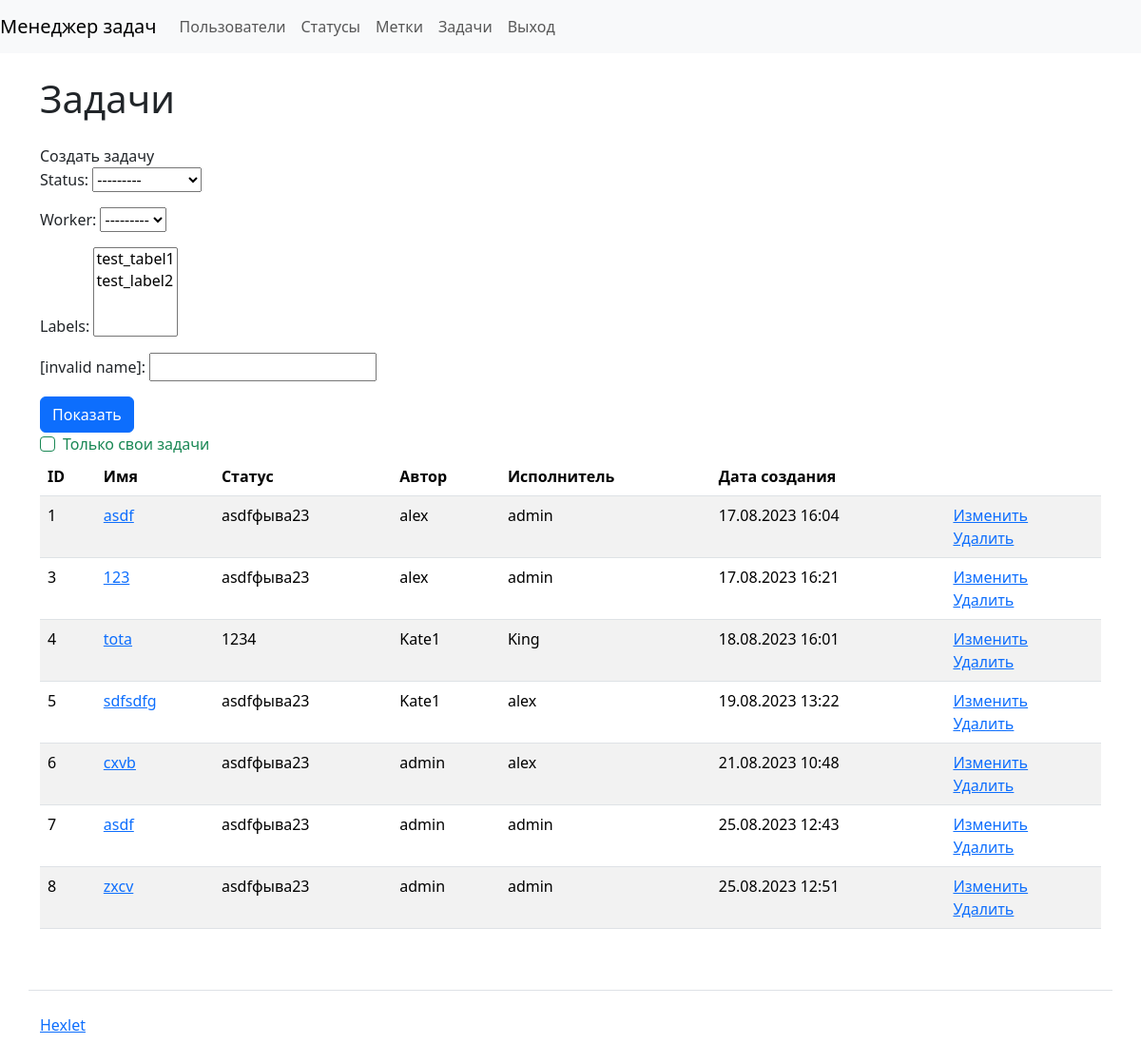
Page /tasks/ (signed in) on the earlier database version.
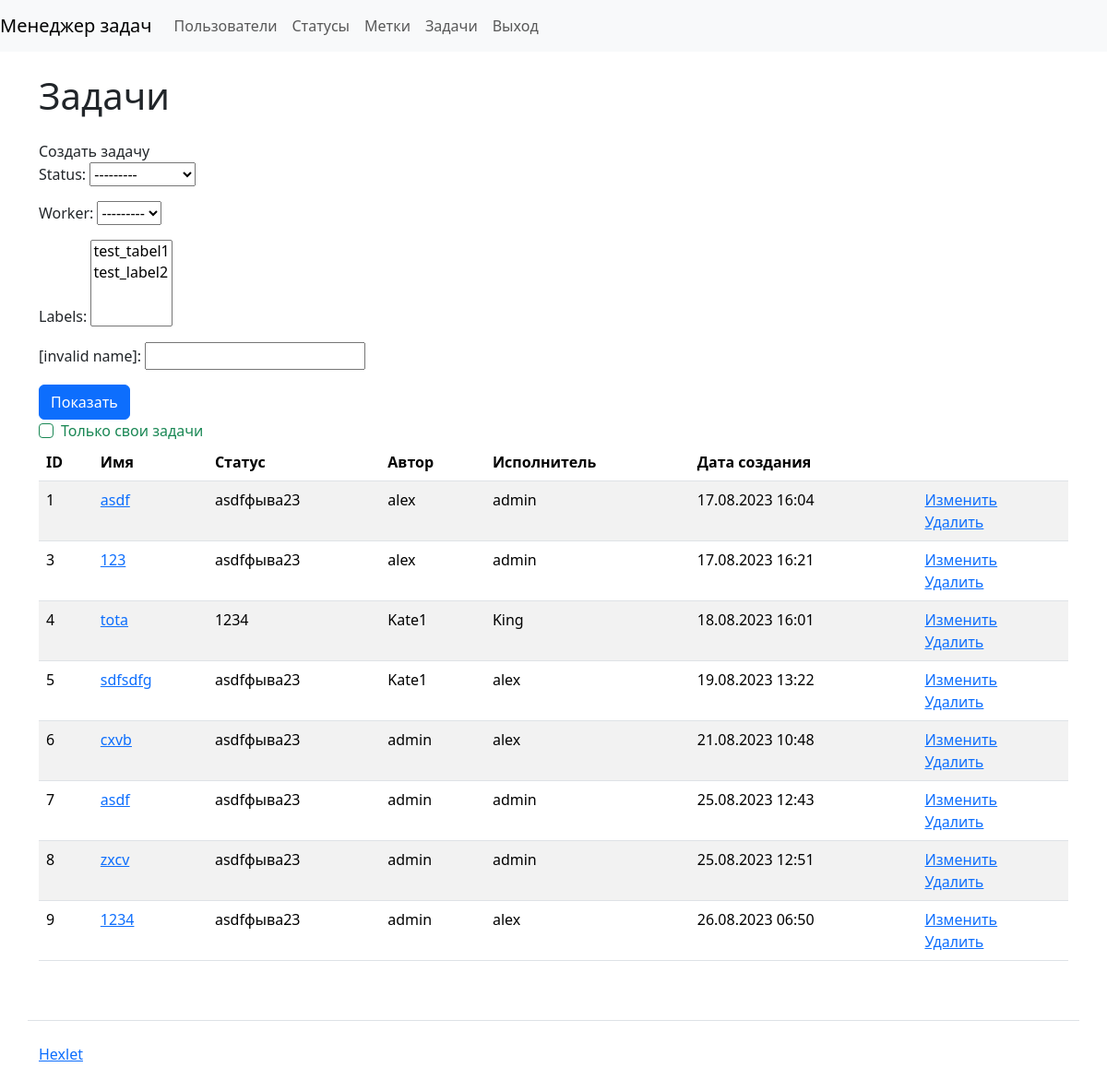
Same page on the later database version.
### task_manager/tasks/models.py (models this page shows, shortened)
class Task(models.Model):
    name = models.CharField(max_length=255)
    description = models.CharField(max_length=255)
    status = models.ForeignKey(Status, on_delete=models.RESTRICT, related_name='tasks')
    author = models.ForeignKey(User, on_delete=models.RESTRICT, related_name='tasks_authored')
    worker = models.ForeignKey(User, on_delete=models.RESTRICT, related_name='tasks_assigned', null=True)
    labels = models.ManyToManyField(Label)
    date_joined = DateTimeField(auto_now_add=True)

### task_manager/statuses/models.py (models this page shows)
class Status(models.Model):
    name = models.CharField(max_length=255)
    date_joined = DateTimeField(auto_now_add=True)
    def __str__(self):
        return self.name

### task_manager/tasks/views.py (the view)
# urls.py: path('', views.TaskShow.as_view(), name='tasks'),
class TaskShow(CustomLoginRequiredMixin, View):
    def get(self, request, *args, **kwargs):
        task_filter = TaskFilter(request.GET, queryset=Task.objects.all())
        tasks = task_filter.qs
        if request.GET.get('self_tasks'):
            tasks = task_filter.qs.filter(author=request.user)
        return render(request, 'tasks/tasks.html', {
            'form': task_filter.form,
            'tasks': tasks,
        })

### task_manager/labels/models.py (called while the page is built)
    def __str__(self):
        return self.name

### task_manager/mixins.py (called while the page is built)
    def dispatch(self, request, *args, **kwargs):
        if not request.user.is_authenticated:
            messages.error(request, self.permission_denied_message)
        return super().dispatch(request, *args, **kwargs)

### task_manager/templates/tasks/tasks.html
{% extends "index.html" %}
{% block content %}
<h1 class="my-4">Задачи</h1>
<a class="nav-link" href="{% url 'create_task' %}">Создать задачу</a>
<form class="form-inline center" method="get" action="{% url 'tasks' %}">
  {{ form.as_p}}
  <input class="btn btn-primary" type="submit" value="Показать">
  <div class="form-check">
    <input type="checkbox" name="self_tasks" class="form-check-input is-valid" id="id_self_tasks">
    <label class="form-check-label" for="id_self_tasks">Только свои задачи</label>
  </div>
</form>
<table class="table table-striped">
    <thead>
      <tr>
        <th>ID</th>
        <th>Имя</th>
        <th>Статус</th>
        <th>Автор</th>
        <th>Исполнитель</th>
        <th>Дата создания</th>
        <th></th>
      </tr>
    </thead>
    <tbody>
        {% for task in tasks %}
        <tr>
          <td>{{ task.pk }}</td>
          <td>
            <a href="{% url 'get_task' task.pk %}">{{ task.name }}</a>
          </td>
          <td>{{ task.status }}</td>
          <td>{{ task.author }}</td>
          <td>{{ task.worker }}</td>
          <td>{{ task.date_joined|date:'d.m.Y H:i' }}</td>
          <td>
            <a href="{% url 'edit_task' task.pk %}">Изменить</a>
            <br>
            <a href="{% url 'delete_task' task.pk %}">Удалить</a>
          </td>
        </tr>
        {% endfor %}
    </tbody>
</table>
{% endblock %}

Differences in the rows shown:
added Task: pk "9", name "1234", status "asdfфыва23", author "admin", worker "alex", date_joined "26.08.2023 06:50"
